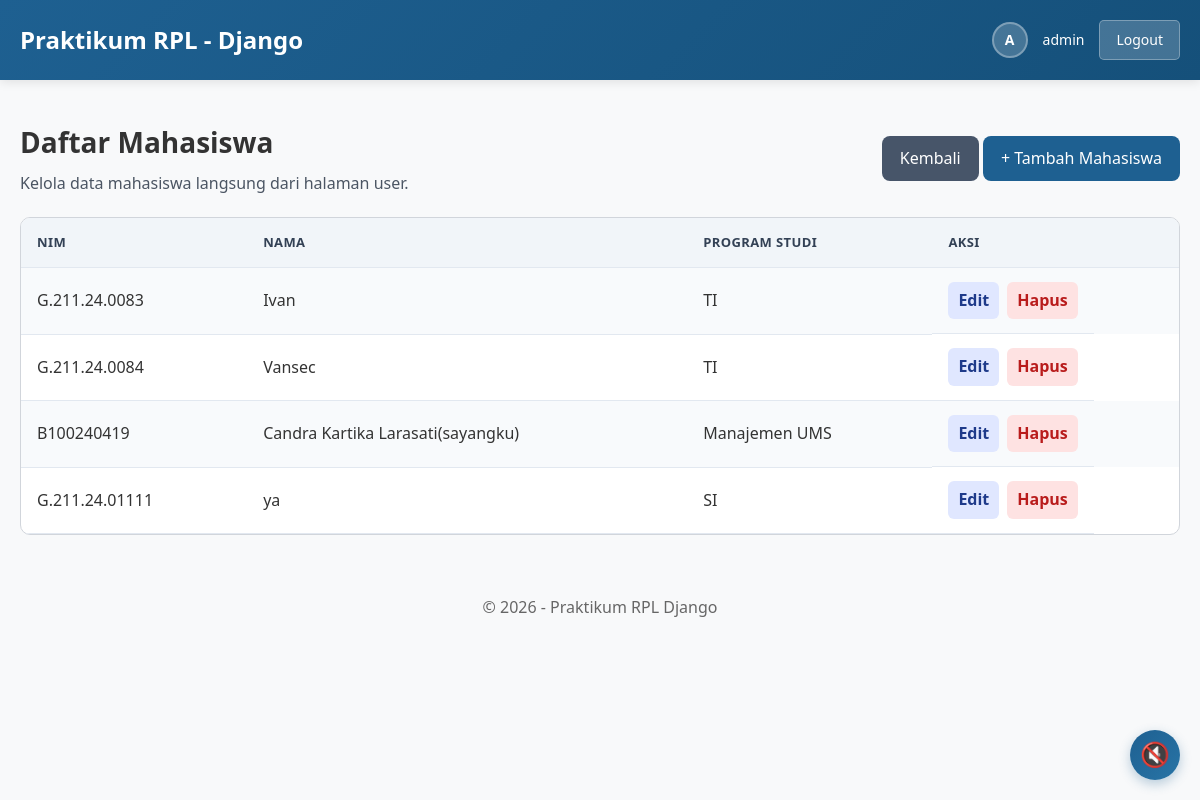
Before: /mahasiswa/daftar/ (signed in) with the older database file.
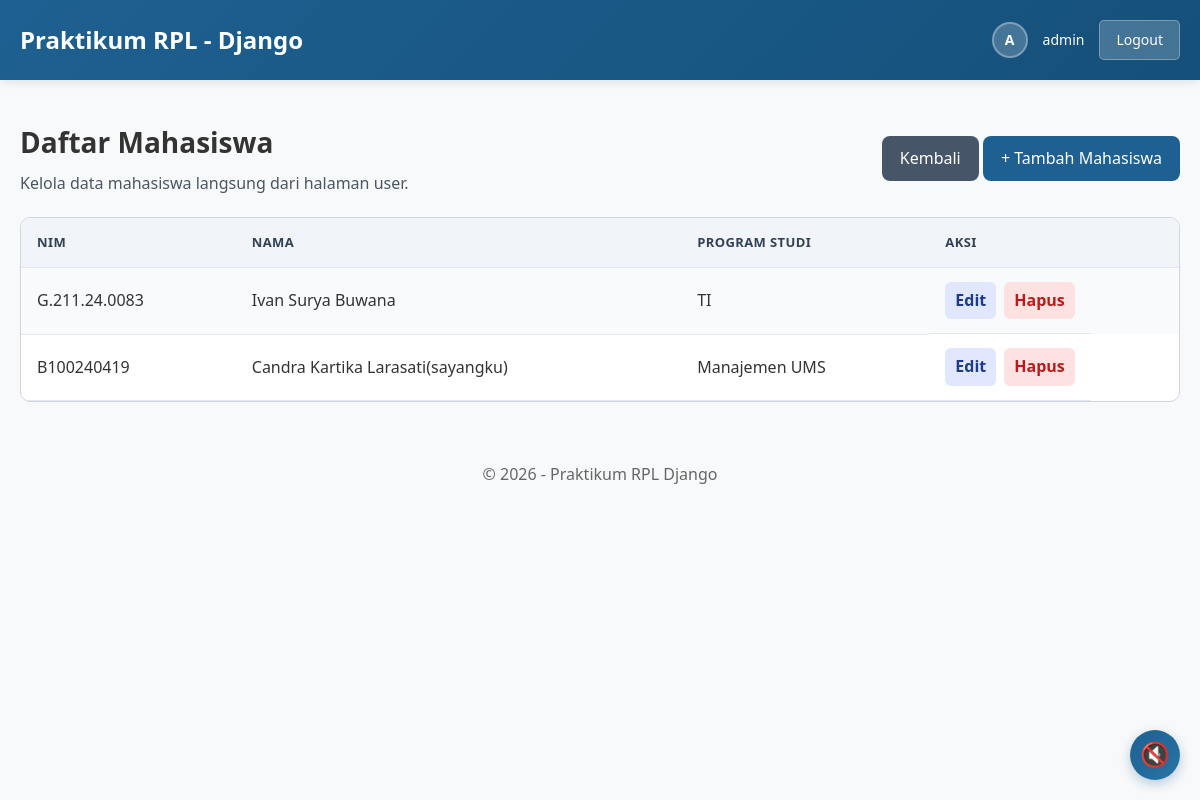
After: the same page with the newer database file.
### mahasiswa/models.py (models this page shows, shortened)
class Mahasiswa(models.Model):
    nim = models.CharField(max_length=15, unique=True)
    nama = models.CharField(max_length=100)
    programstudi = models.CharField(max_length=50)

### mahasiswa/views.py (the view)
# urls.py: path('daftar/', views.daftar_mahasiswa, name='daftar_mahasiswa'),
@login_required(login_url='/accounts/login/')
def daftar_mahasiswa(request):
    mahasiswa = Mahasiswa.objects.all()
    return render(request, 'mahasiswa/daftar.html', {'mahasiswa': mahasiswa})

### mahasiswa/templates/mahasiswa/daftar.html (shortened to what this page needs)
{% extends 'mahasiswa/base.html' %}
{% block content %}
<div class="page-heading">
    <div>
        <h2>Daftar Mahasiswa</h2>
        <p>Kelola data mahasiswa langsung dari halaman user.</p>
    </div>
    <div class="page-actions">
        <a href="{% url 'index' %}" class="btn btn-secondary">Kembali</a>
        <a href="{% url 'tambah_mahasiswa' %}" class="btn btn-primary">+ Tambah Mahasiswa</a>
    </div>
</div>
<div class="table-container">
    <table class="data-table">
        <thead>
            <tr>
                <th>NIM</th>
                <th>Nama</th>
                <th>Program Studi</th>
                <th>Aksi</th>
            </tr>
        </thead>
        <tbody>
            {% for mhs in mahasiswa %}
            <tr>
                <td>{{ mhs.nim }}</td>
                <td>{{ mhs.nama }}</td>
                <td>{{ mhs.programstudi }}</td>
                <td class="actions">
                    <a href="{% url 'edit_mahasiswa' mhs.id %}" class="action-link">Edit</a>
                    <a href="{% url 'hapus_mahasiswa' mhs.id %}" class="action-link action-delete">Hapus</a>
                </td>
            </tr>
            {% empty %}
            <tr>
                <td colspan="4" class="empty-row">Belum ada data.</td>
            </tr>
            {% endfor %}
        </tbody>
    </table>
</div>
{% endblock %}

### mahasiswa/templates/mahasiswa/base.html (shortened to what this page needs)
{% load static %}
<!DOCTYPE html>
<html lang="id">
<head>
    <link rel="stylesheet" href="{% static 'mahasiswa/css/style.css' %}">
</head>
<body>
<header>
    <div class="header-container">
        <h1>Praktikum RPL - Django</h1>
        <nav class="navbar-actions">
            {% if user.is_authenticated %}
                <div class="user-info">
                    <div class="user-avatar">
                        {{ user.username|first|upper }}
                    </div>
                    <span class="username">{{ user.username }}</span>
                    <a href="{% url 'accounts:logout' %}" class="nav-link nav-link-logout">
                        Logout
                    </a>
                </div>
            {% else %}
                <a href="{% url 'accounts:login' %}" class="nav-link">
                    Login
                </a>
            {% endif %}
        </nav>
    </div>
</header>
<main>
    {% block content %}
    {% endblock %}
</main>
<footer>
    <p>&copy; 2026 - Praktikum RPL Django</p>
</footer>
<div class="audio-player audio-player-hidden" id="audio-player">
    <div class="audio-player-content">
        <button class="audio-button" id="audio-toggle" type="button">🔊</button>
    </div>
</div>
</body>
</html>

### mahasiswa/static/mahasiswa/css/style.css (style rules this page uses)
body { font-family: Arial, sans-serif; margin: 0; padding: 0; background: #f3f4f7; color: #333; }
header { background: #1e6091; color: white; padding: 20px 24px; font-size: 24px; box-shadow: 0 6px 18px rgba(15, 23, 42, 0.12); }
main { max-width: 980px; margin: 30px auto; padding: 0 18px 40px; }
.page-heading { display: flex; justify-content: space-between; align-items: center; flex-wrap: wrap; gap: 18px; margin-bottom: 20px; }
.page-heading h2 { margin: 0; font-size: 28px; }
.page-heading p { margin: 6px 0 0; color: #4b5563; }
.btn { display: inline-flex; align-items: center; justify-content: center; padding: 10px 18px; background: #1e6091; color: white; text-decoration: none; border-radius: 8px; border: none; cursor: pointer; transition: background-color 0.2s ease; }
.btn-secondary { background: #475569; }
.table-container { background: white; border: 1px solid #d1d5db; border-radius: 10px; overflow-x: auto; }
.data-table { width: 100%; border-collapse: collapse; min-width: 650px; }
.data-table thead { background: #f1f5f9; }
.data-table th, .data-table td { padding: 14px 16px; border-bottom: 1px solid #e2e8f0; text-align: left; }
.data-table th { font-size: 13px; text-transform: uppercase; letter-spacing: 0.03em; color: #334155; }
.data-table tbody tr:nth-child(odd) { background: #f8fafc; }
.actions { display: inline-flex; gap: 8px; align-items: center; }
.action-link { display: inline-block; padding: 6px 10px; border-radius: 6px; text-decoration: none; color: #1e3a8a; background: #e0e7ff; font-weight: 600; }
.action-delete { color: #b91c1c; background: #fee2e2; }
footer { text-align: center; padding: 22px 20px; color: #6b7280; }

### mahasiswa/templates/mahasiswa/base.html (style rules this page uses)
:root { --primary-color: #1e6091; --secondary-color: #15507a; --text-dark: #333; --text-light: #666; --bg-light: #f8f9fa; --border-color: #e0e0e0; }
* { margin: 0; padding: 0; box-sizing: border-box; }
body { font-family: 'Segoe UI', Tahoma, Geneva, Verdana, sans-serif; line-height: 1.6; color: var(--text-dark); background-color: var(--bg-light); }
header { background: linear-gradient(135deg, var(--primary-color) 0%, var(--secondary-color) 100%); color: white; padding: 20px 0; box-shadow: 0 2px 10px rgba(0, 0, 0, 0.1); }
.header-container { max-width: 1200px; margin: 0 auto; padding: 0 20px; display: flex; justify-content: space-between; align-items: center; }
header h1 { font-size: 24px; font-weight: 600; }
.navbar-actions { display: flex; align-items: center; gap: 20px; }
.user-info { display: flex; align-items: center; gap: 15px; font-size: 14px; }
.user-avatar { width: 36px; height: 36px; background: rgba(255, 255, 255, 0.2); border-radius: 50%; display: flex; align-items: center; justify-content: center; font-weight: 600; border: 2px solid rgba(255, 255, 255, 0.3); }
.username { font-weight: 500; }
.nav-link { color: white; text-decoration: none; padding: 8px 16px; border-radius: 5px; transition: all 0.3s ease; display: inline-block; font-size: 14px; }
.nav-link-logout { background: rgba(255, 255, 255, 0.2); border: 1px solid rgba(255, 255, 255, 0.3); }
main { max-width: 1200px; margin: 40px auto; padding: 0 20px; }
footer { background-color: transparent; color: var(--text-light); text-align: center; padding: 20px; margin-top: 20px; }
.audio-player { position: fixed; right: 20px; bottom: 20px; z-index: 999; }
.audio-player-content { display: flex; align-items: center; gap: 10px; }
.audio-player .audio-button { width: 50px; height: 50px; border: none; border-radius: 50%; background: linear-gradient(135deg, #1e6091 0%, #2874a6 100%); color: white; font-size: 24px; cursor: pointer; transition: all 0.3s ease; display: flex; align-items: center; justify-content: center; box-shadow: 0 4px 12px rgba(30, 96, 145, 0.3); }

Changed rows visible on the page:
removed Mahasiswa: nim "G.211.24.0084", nama "Vansec", programstudi "TI"
removed Mahasiswa: nim "G.211.24.01111", nama "ya", programstudi "SI"
changed Mahasiswa "TI": nama "Ivan" → "Ivan Surya Buwana"
